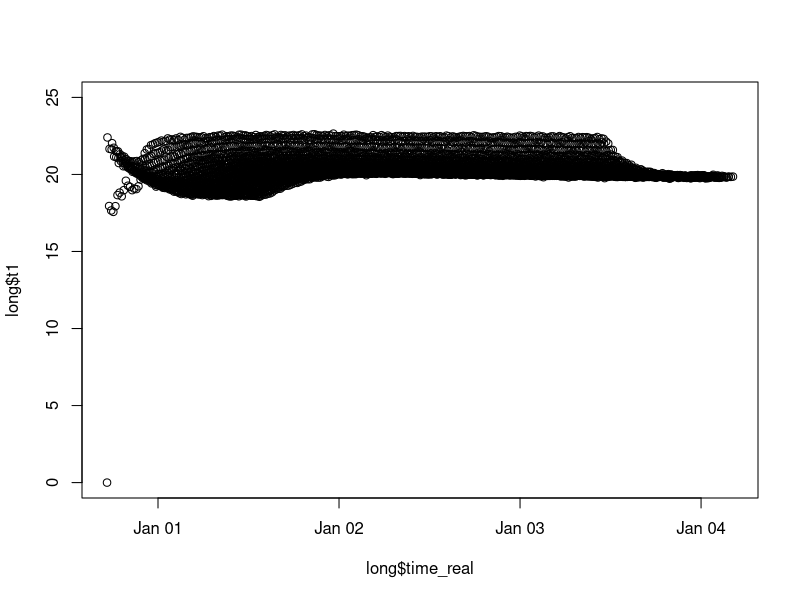
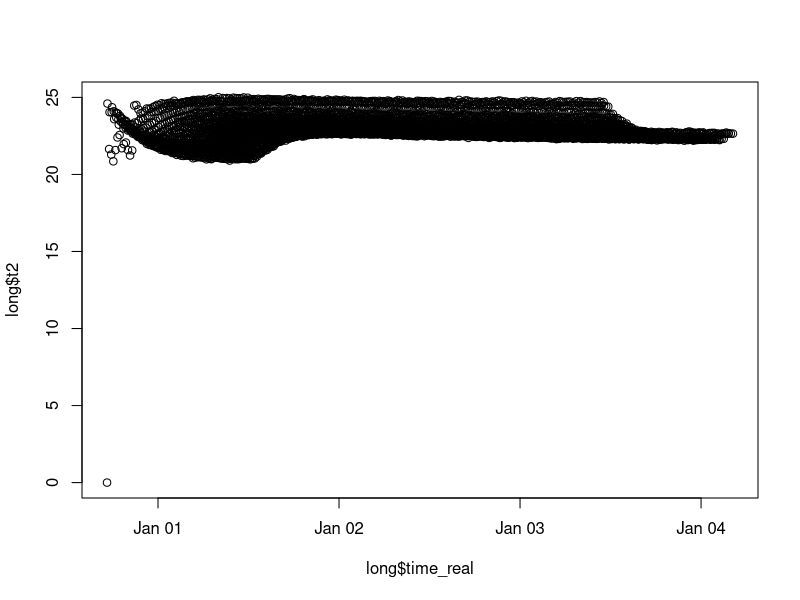
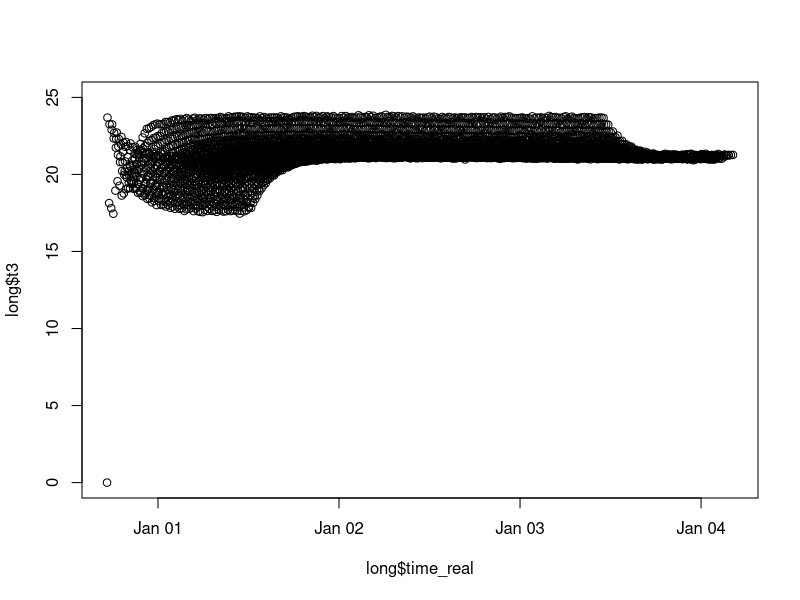
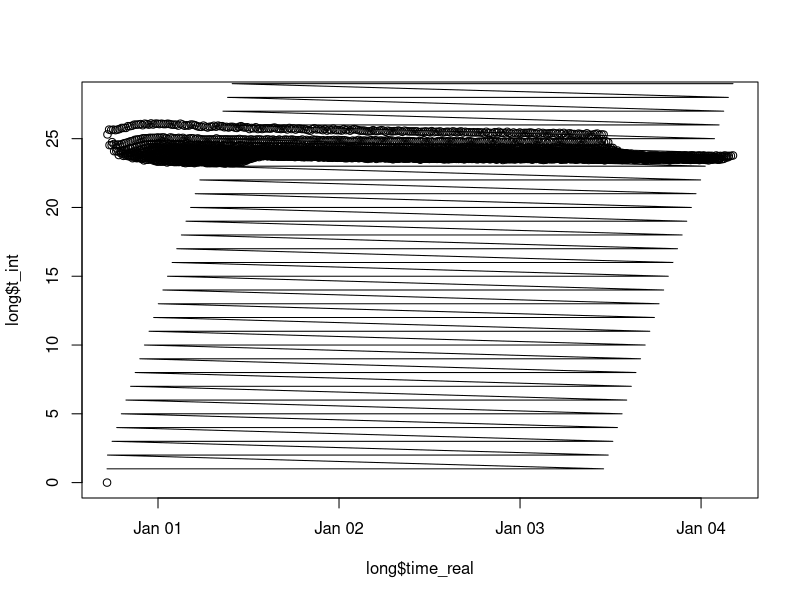
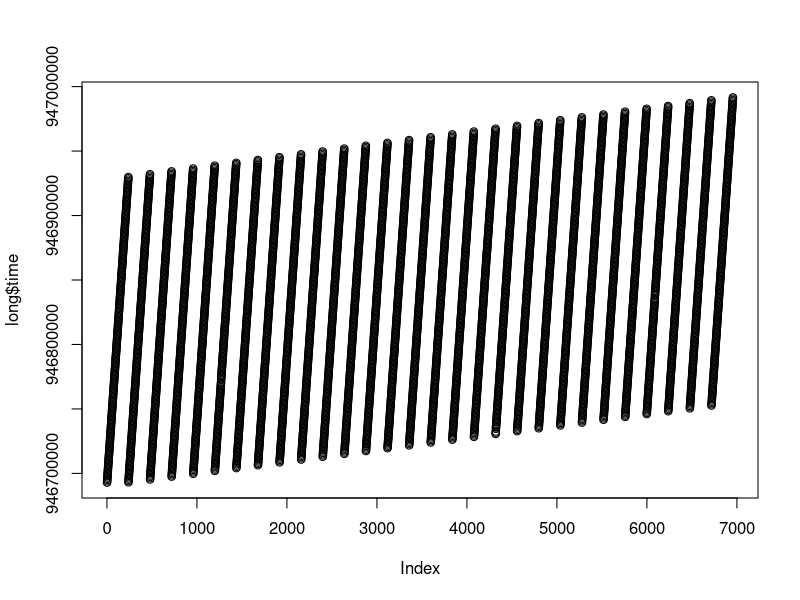

Here is the R script that generated these plots, in order:
setwd("~/Documents/Projects/UAF/sap-flux/data/2017-01-30///")
long = data.frame(read.csv("105_58.csv"))
names(long) <- c("id", "time", "t1", "t2", "t3", "t_int", "batV", "cnt")
long$time_real = as.POSIXct(long$time, origin="1970-01-01", "America/Anchorage") #Convert time to POSIX
plot(long$t1~long$time_real, ylim=c(0, 25))
plot(long$t2~long$time_real, ylim=c(0, 25))
plot(long$t3~long$time_real, ylim=c(0, 25))
plot(long$t_int~long$time_real, ylim=c(0, 28))

lines(long$cnt~long$time_real)

plot(long$time)
